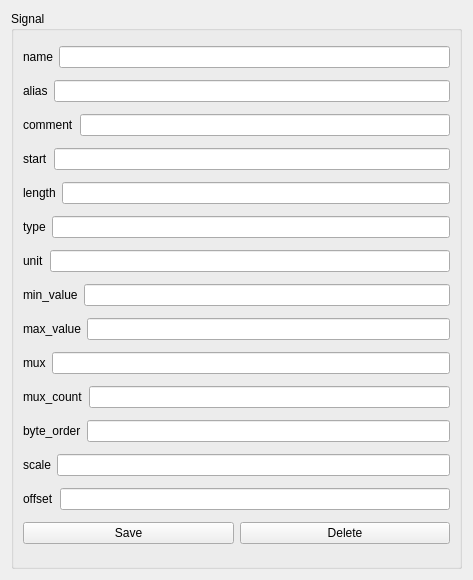
<?xml version="1.0" encoding="UTF-8"?>
<ui version="4.0">
 <class>SignalDetails</class>
 <widget class="QWidget" name="SignalDetails">
  <property name="geometry">
   <rect>
    <x>0</x>
    <y>0</y>
    <width>473</width>
    <height>580</height>
   </rect>
  </property>
  <property name="windowTitle">
   <string>SignalDetails</string>
  </property>
  <layout class="QVBoxLayout" name="verticalLayout_2">
   <item>
    <widget class="QGroupBox" name="groupBox">
     <property name="title">
      <string>Signal</string>
     </property>
     <layout class="QVBoxLayout" name="verticalLayout">
      <item>
       <layout class="QHBoxLayout" name="horizontalLayout_14">
        <item>
         <widget class="QLabel" name="nameLabel">
          <property name="text">
           <string>name</string>
          </property>
         </widget>
        </item>
        <item>
         <widget class="QLineEdit" name="nameEdit"/>
        </item>
       </layout>
      </item>
      <item>
       <layout class="QHBoxLayout" name="horizontalLayout_15">
        <item>
         <widget class="QLabel" name="aliasLabel">
          <property name="text">
           <string>alias</string>
          </property>
         </widget>
        </item>
        <item>
         <widget class="QLineEdit" name="aliasEdit"/>
        </item>
       </layout>
      </item>
      <item>
       <layout class="QHBoxLayout" name="horizontalLayout_13">
        <item>
         <widget class="QLabel" name="commentLabel">
          <property name="text">
           <string>comment</string>
          </property>
         </widget>
        </item>
        <item>
         <widget class="QLineEdit" name="commentEdit"/>
        </item>
       </layout>
      </item>
      <item>
       <layout class="QHBoxLayout" name="horizontalLayout_12">
        <item>
         <widget class="QLabel" name="startLabel">
          <property name="text">
           <string>start</string>
          </property>
         </widget>
        </item>
        <item>
         <widget class="QLineEdit" name="startEdit"/>
        </item>
       </layout>
      </item>
      <item>
       <layout class="QHBoxLayout" name="horizontalLayout_11">
        <item>
         <widget class="QLabel" name="lengthLabel">
          <property name="text">
           <string>length</string>
          </property>
         </widget>
        </item>
        <item>
         <widget class="QLineEdit" name="lengthEdit"/>
        </item>
       </layout>
      </item>
      <item>
       <layout class="QHBoxLayout" name="horizontalLayout_9">
        <item>
         <widget class="QLabel" name="typeLabel">
          <property name="text">
           <string>type</string>
          </property>
         </widget>
        </item>
        <item>
         <widget class="QLineEdit" name="typeEdit"/>
        </item>
       </layout>
      </item>
      <item>
       <layout class="QHBoxLayout" name="horizontalLayout_8">
        <item>
         <widget class="QLabel" name="unitLabel">
          <property name="text">
           <string>unit</string>
          </property>
         </widget>
        </item>
        <item>
         <widget class="QLineEdit" name="unitEdit"/>
        </item>
       </layout>
      </item>
      <item>
       <layout class="QHBoxLayout" name="horizontalLayout_7">
        <item>
         <widget class="QLabel" name="minValueLabel">
          <property name="text">
           <string>min_value</string>
          </property>
         </widget>
        </item>
        <item>
         <widget class="QLineEdit" name="minValueEdit"/>
        </item>
       </layout>
      </item>
      <item>
       <layout class="QHBoxLayout" name="horizontalLayout_6">
        <item>
         <widget class="QLabel" name="maxValueLabel">
          <property name="text">
           <string>max_value</string>
          </property>
         </widget>
        </item>
        <item>
         <widget class="QLineEdit" name="maxValueEdit"/>
        </item>
       </layout>
      </item>
      <item>
       <layout class="QHBoxLayout" name="horizontalLayout_5">
        <item>
         <widget class="QLabel" name="muxLabel">
          <property name="text">
           <string>mux</string>
          </property>
         </widget>
        </item>
        <item>
         <widget class="QLineEdit" name="muxEdit"/>
        </item>
       </layout>
      </item>
      <item>
       <layout class="QHBoxLayout" name="horizontalLayout_4">
        <item>
         <widget class="QLabel" name="muxCountLabel">
          <property name="text">
           <string>mux_count</string>
          </property>
         </widget>
        </item>
        <item>
         <widget class="QLineEdit" name="muxCountEdit"/>
        </item>
       </layout>
      </item>
      <item>
       <layout class="QHBoxLayout" name="horizontalLayout_3">
        <item>
         <widget class="QLabel" name="byteOrderLabel">
          <property name="text">
           <string>byte_order</string>
          </property>
         </widget>
        </item>
        <item>
         <widget class="QLineEdit" name="byteOrderEdit"/>
        </item>
       </layout>
      </item>
      <item>
       <layout class="QHBoxLayout" name="horizontalLayout_2">
        <item>
         <widget class="QLabel" name="scaleLabel">
          <property name="text">
           <string>scale</string>
          </property>
         </widget>
        </item>
        <item>
         <widget class="QLineEdit" name="scaleEdit"/>
        </item>
       </layout>
      </item>
      <item>
       <layout class="QHBoxLayout" name="horizontalLayout">
        <item>
         <widget class="QLabel" name="offsetLabel">
          <property name="text">
           <string>offset</string>
          </property>
         </widget>
        </item>
        <item>
         <widget class="QLineEdit" name="offsetEdit"/>
        </item>
       </layout>
      </item>
      <item>
       <layout class="QHBoxLayout" name="horizontalLayout_10">
        <item>
         <widget class="QPushButton" name="saveSignal">
          <property name="text">
           <string>Save</string>
          </property>
         </widget>
        </item>
        <item>
         <widget class="QPushButton" name="signalDeleteButton">
          <property name="text">
           <string>Delete</string>
          </property>
         </widget>
        </item>
       </layout>
      </item>
     </layout>
    </widget>
   </item>
  </layout>
 </widget>
 <resources/>
 <connections/>
</ui>
